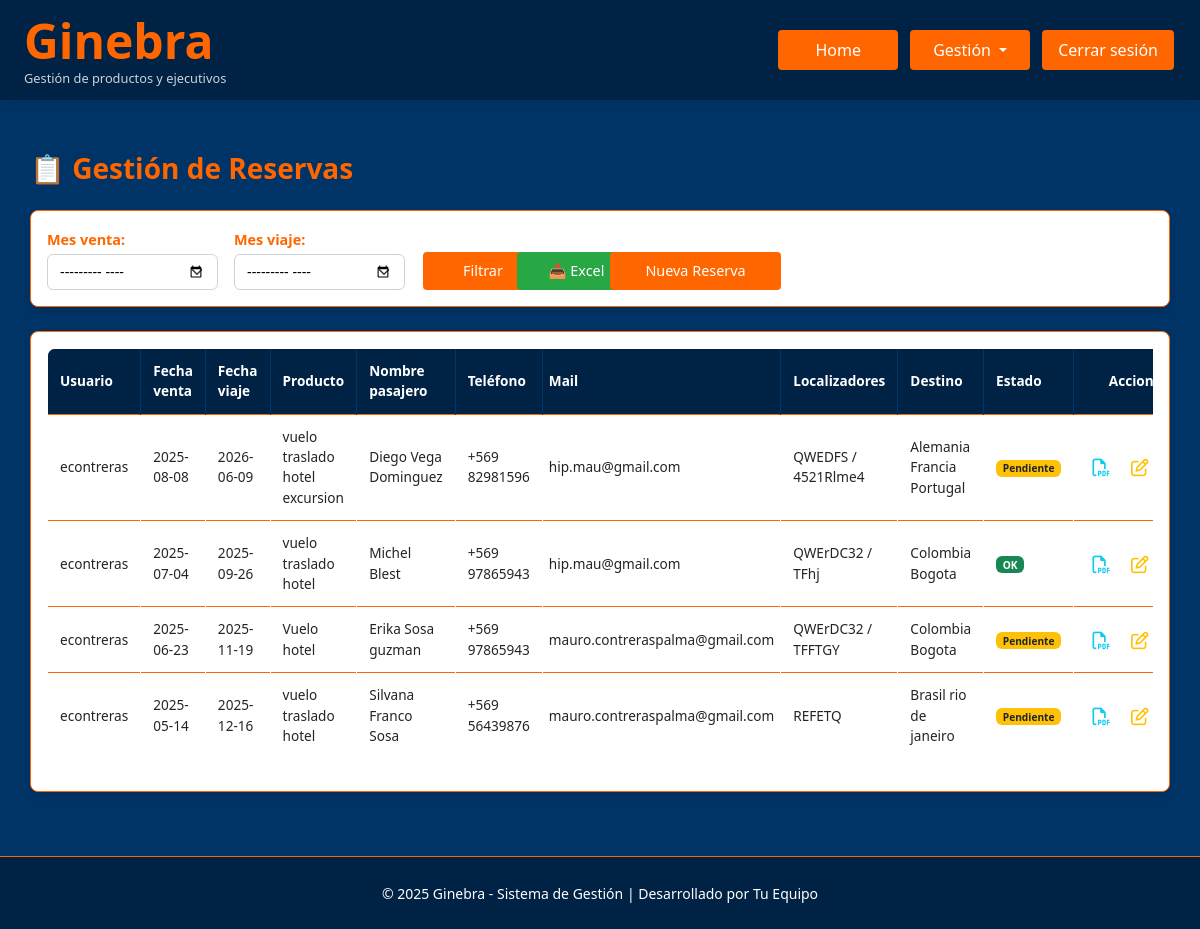
The page /admin/reservas (signed in) on the database its author committed.
### Ginebra.py (models this page shows, shortened)
class Reserva(db.Model):
    id = db.Column(db.Integer, primary_key=True)
    usuario_id = db.Column(db.Integer, db.ForeignKey('usuario.id'), nullable=False)
    fecha_viaje = db.Column(db.Date, nullable=True, index=True)
    fecha_fin_viaje = db.Column(db.Date, nullable=True, index=True)
    fecha_venta = db.Column(db.Date, nullable=True, index=True)
    producto = db.Column(db.String(100), index=True)
    modalidad_pago = db.Column(db.String(100), index=True)
    nombre_pasajero = db.Column(db.String(100), index=True)
    telefono_pasajero = db.Column(db.String(100), index=True)
    mail_pasajero = db.Column(db.String(100), index=True)
    precio_venta_total = db.Column(db.Numeric(12,2), default=Decimal('0.00'), index=True)
    precio_venta_neto = db.Column(db.Numeric(12,2), default=Decimal('0.00'), index=True)
    hotel_neto = db.Column(db.Numeric(12,2), default=Decimal('0.00'), index=True)
    vuelo_neto = db.Column(db.Numeric(12,2), default=Decimal('0.00'), index=True)
    traslado_neto = db.Column(db.Numeric(12,2), default=Decimal('0.00'), index=True)
    seguro_neto = db.Column(db.Numeric(12,2), default=Decimal('0.00'), index=True)
    circuito_neto = db.Column(db.Numeric(12,2), default=Decimal('0.00'), index=True)
    crucero_neto = db.Column(db.Numeric(12,2), default=Decimal('0.00'), index=True)
    excursion_neto = db.Column(db.Numeric(12,2), default=Decimal('0.00'), index=True)
    paquete_neto = db.Column(db.Numeric(12,2), default=Decimal('0.00'), index=True)
    ganancia_total =  db.Column(db.Numeric(12,2), default=Decimal('0.00'), index=True)
    comision_ejecutivo = db.Column(db.Numeric(12,2), default=Decimal('0.00'), index=True)
    comision_agencia = db.Column(db.Numeric(12,2), default=Decimal('0.00'), index=True)
    bonos = db.Column(db.Numeric(12,2), default=Decimal('0.00'), index=True)
    localizadores = db.Column(db.Text, nullable=True)
    nombre_ejecutivo = db.Column(db.String(100), index=True)
    correo_ejecutivo = db.Column(db.String(100), index=True)
    destino = db.Column(db.String(100))
    comentarios = db.Column(db.Text, nullable=True)
    comprobante_venta = db.Column(db.String(200))
    comprobante_pdf = db.Column(db.LargeBinary)
    estado_pago = db.Column(db.Enum(*ESTADO_PAGO_OPTIONS, name='estado_pago_reserva'), default='No Pagado')
    venta_cobrada = db.Column(db.Enum(*VENTA_COBRADA_OPTIONS, name='venta_cobrada_options'), default='No Cobrada')
    venta_emitida = db.Column(db.Enum(*VENTA_EMITIDA_OPTIONS, name='venta_emitida_options'), default='No Emitida')
    opinion = db.Column(db.Enum(*OPINION_OPTIONS, name='estado_opinion_viaje'), default='no')
    postventa = db.Column(db.Enum(*POSTVENTA_OPTIONS, name='estado_postventa_viaje'), default='no')
    estado_postventa = db.Column(db.Enum(*ESTADO_POSTVENTA_OPTIONS, name='estado_postventa_viaje'), default='not ok')
    experiencia = db.Column(db.Text, nullable=True)
    seguimiento = db.Column(db.Text, nullable=True)
    usuario = db.relationship('Usuario', backref=db.backref('reservas', lazy=True))
    empresa_id = db.Column(db.Integer, db.ForeignKey('empresa.id'), nullable=True)
    empresa = db.relationship('Empresa', backref=db.backref('reservas', lazy=True))

class Usuario(UserMixin, db.Model):
    id = db.Column(db.Integer, primary_key=True)
    username = db.Column(db.String(150), unique=True, nullable=False, index=True)
    password_hash = db.Column(db.String(256), nullable=False)
    nombre = db.Column(db.String(150), index=True)
    apellidos = db.Column(db.String(150), index=True)
    rut = db.Column(db.String(12), unique=True, nullable=True, index=True)
    fecha_nacimiento = db.Column(db.Date, index=True)
    fecha_ingreso = db.Column(db.Date, index=True)
    telefono = db.Column(db.String(20), index=True)
    correo_personal = db.Column(db.String(150), index=True)
    correo = db.Column(db.String(150), unique=True, nullable=False, index=True)
    direccion = db.Column(db.String(250), index=True)
    comision = db.Column(db.Numeric(12,2), default=Decimal('0'), index=True)
    sueldo = db.Column(db.Numeric(12,2), default=Decimal('0'), index=True)
    banco = db.Column(db.String(100), index=True)
    cuenta_bancaria = db.Column(db.String(100), index=True)
    estado = db.Column(db.Enum(*ESTADO_OPTIONS, name='estado_usuario'), default='Activo')
    rol = db.Column(db.Enum(*ROLES, name='roles'), nullable=False)
    empresa_id = db.Column(db.Integer, db.ForeignKey('empresa.id'), nullable=True)
    empresa = db.relationship('Empresa', backref=db.backref('usuarios', lazy=True))
    @property
    def password(self):
        """No permite leer la contraseña directamente."""
        raise AttributeError('No se puede leer la contraseña')

### Ginebra.py (the view)
@app.route('/admin/reservas')
@login_required
@rol_required('admin', 'master', 'controling', 'ejecutivo', 'analista')
@empresa_tiene_gestion_required
def admin_reservas():
    empresa_param = request.args.get('empresa_id', '')
    usuario_param = request.args.get('usuario_id', '')
    fecha_venta_param = request.args.get('fecha_venta', '')
    fecha_viaje_param = request.args.get('fecha_viaje', '')
    page = request.args.get('page', 1, type=int)
    per_page = 10
    query = Reserva.query.join(Usuario)
    if current_user.rol in ['ejecutivo', 'analista']:
        query = query.filter(Reserva.usuario_id == current_user.id)
    elif current_user.rol == 'controling':
        query = query.filter(Usuario.empresa_id == current_user.empresa_id)
    selected_empresa_id = empresa_param
    if empresa_param and current_user.rol in ['master', 'admin']:
        query = query.filter(Usuario.empresa_id == int(empresa_param))
    selected_usuario_id = usuario_param
    if usuario_param and current_user.rol in ['master', 'admin', 'controling']:
        query = query.filter(Reserva.usuario_id == int(usuario_param))
    selected_fecha_venta = fecha_venta_param
    if fecha_venta_param:
        year, month = map(int, fecha_venta_param.split('-'))
        query = query.filter(db.extract('year', Reserva.fecha_venta) == year,
                             db.extract('month', Reserva.fecha_venta) == month)
    selected_fecha_viaje = fecha_viaje_param
    if fecha_viaje_param:
        year, month = map(int, fecha_viaje_param.split('-'))
        query = query.filter(db.extract('year', Reserva.fecha_viaje) == year,
                             db.extract('month', Reserva.fecha_viaje) == month)
    empresas = []
    usuarios = []
    if current_user.rol in ['master', 'admin']:
        empresas = Empresa.query.all()
        usuarios = Usuario.query.order_by(Usuario.nombre, Usuario.apellidos).all()
    elif current_user.rol == 'controling':
        usuarios = Usuario.query.filter(Usuario.empresa_id == current_user.empresa_id).order_by(Usuario.nombre, Usuario.apellidos).all()
    reservas = query.order_by(Reserva.fecha_venta.desc()).paginate(
        page=page, per_page=per_page, error_out=False
    )
    return render_template('admin_reservas.html',
                         reservas=reservas,
                         empresas=empresas,
                         usuarios=usuarios,
                         selected_empresa_id=selected_empresa_id,
                         selected_usuario_id=selected_usuario_id,
                         selected_fecha_venta=selected_fecha_venta,
                         selected_fecha_viaje=selected_fecha_viaje)

### Ginebra.py (called while the page is built)
@login_manager.user_loader
def load_user(user_id):
    return Usuario.query.get(int(user_id))

@app.context_processor
def inject_global_functions():
    return dict(ruta_inicio_por_rol=ruta_inicio_por_rol)

def rol_required(*roles):
    def decorator(f):
        @wraps(f)
        def wrapped(*args, **kwargs):
            if current_user.rol not in roles:
                flash('Acceso denegado.', 'danger')
                return redirect(url_for('dashboard'))
            return f(*args, **kwargs)
        return wrapped
    return decorator

def empresa_tiene_gestion_required(f):
    @wraps(f)
    def decorated_function(*args, **kwargs):
        if current_user.rol not in ('admin', 'master'):
            empresa = current_user.empresa
            if not empresa or empresa.tiene_gestion != 'si':
                flash('Tu empresa no tiene gestión habilitada. No puedes acceder a reservas.', 'danger')
                return redirect(url_for('dashboard'))
        return f(*args, **kwargs)
    return decorated_function

def ruta_inicio_por_rol(usuario):
    if usuario.rol in ('master', 'admin'):
        return 'admin_panel'
    elif usuario.rol == 'controling':
        return 'controling_panel'
    elif usuario.rol == 'analista':
        return 'analista_panel'
    elif usuario.rol == 'ejecutivo':
        return 'ejecutivo_panel'
    else:
        return 'login'

### templates/admin_reservas.html (shortened to what this page needs)
{% extends "base.html" %}
{% block extra_css %}
<link rel="stylesheet" href="{{ url_for('static', filename='contabilidad_empresas.css') }}">
{% endblock %}
{% block content %}
<div class="container" style="margin-top: 120px;">
  <div class="d-flex justify-content-between align-items-center mb-4">
    <h3 class="mb-0">📋 Gestión de Reservas</h3>
  </div>
  <div class="card mb-4">
    <div class="card-body">
      <form method="GET" class="row g-3 align-items-end">
        <div class="col-md-2">
          <label for="fecha_venta" class="form-label">Mes venta:</label>
          <input type="month" class="form-select" id="fecha_venta" name="fecha_venta"
                 value="{{ selected_fecha_venta or '' }}">
        </div>
        <div class="col-md-2">
          <label for="fecha_viaje" class="form-label">Mes viaje:</label>
          <input type="month" class="form-select" id="fecha_viaje" name="fecha_viaje"
                 value="{{ selected_fecha_viaje or '' }}">
        </div>
        <div class="col-md-1">
          <button type="submit" class="btn btn-primary">Filtrar</button>
        </div>
        <div class="col-md-1">
          <a href="{{ url_for('exportar_reservas_admin', empresa_id=selected_empresa_id, usuario_id=selected_usuario_id, fecha_venta=selected_fecha_venta, fecha_viaje=selected_fecha_viaje) }}" class="btn btn-success w-100">📤 Excel</a>
        </div>
        <div class="col-md-2">
          <a href="{{ url_for('gestionar_reservas') }}" class="btn btn-custom w-100">Nueva Reserva</a>
        </div>
      </form>
    </div>
  </div>
  <div class="card">
    <div class="card-body">
      {% if reservas.items %}
      <div class="table-responsive">
        <table class="table table-bordered table-hover text-white align-middle w-100 tabla-reservas-peq">
          <thead>
            <tr>
              <th>Usuario</th>
              <th>Fecha venta</th>
              <th>Fecha viaje</th>
              <th>Producto</th>
              <th>Nombre pasajero</th>
              <th>Teléfono</th>
              <th class="mail-col">Mail</th>
              <th>Localizadores</th>
              <th>Destino</th>
              <th>Estado</th>
              <th class="text-center">Acciones</th>
            </tr>
          </thead>
          <tbody>
            {% for reserva in reservas.items %}
            <tr>
              <td>{{ reserva.usuario.username if reserva.usuario else 'Sin usuario' }}</td>
              <td>{{ reserva.fecha_venta.strftime('%Y-%m-%d') if reserva.fecha_venta else '-' }}</td>
              <td>{{ reserva.fecha_viaje.strftime('%Y-%m-%d') if reserva.fecha_viaje else '-' }}</td>
              <td>{{ reserva.producto or '-' }}</td>
              <td>{{ reserva.nombre_pasajero or '-' }}</td>
              <td>{{ reserva.telefono_pasajero or '-' }}</td>
              <td class="mail-col">{{ reserva.mail_pasajero or '-' }}</td>
              <td>{{ reserva.localizadores or '-' }}</td>
              <td>{{ reserva.destino or '-' }}</td>
              <td>
                {% if reserva.estado_pago == 'Pagado' and reserva.venta_cobrada == 'Cobrada' and reserva.venta_emitida == 'Emitida' %}
                  <span class="badge bg-success">OK</span>
                {% else %}
                  <span class="badge bg-warning text-dark">Pendiente</span>
                {% endif %}
              </td>
              <td class="text-center">
                <div class="d-inline-flex gap-2">
                  {% if reserva.comprobante_venta %}
                    <a href="{{ url_for('descargar_comprobante', reserva_id=reserva.id) }}" target="_blank" title="Ver PDF" class="icon-action text-info">
                      <i class="fa-regular fa-file-pdf"></i>
                    </a>
                  {% endif %}
                  {% if current_user.rol in ['admin', 'master'] or reserva.usuario_id == current_user.id %}
                    <a href="{{ url_for('gestionar_reservas', editar=reserva.id) }}" class="icon-action text-warning" title="Editar">
                      <i class="fa-regular fa-pen-to-square"></i>
                    </a>
                  {% endif %}
                </div>
              </td>
            </tr>
            {% endfor %}
          </tbody>
        </table>
      </div>
      {% else %}
      <div class="text-center py-5">
        <p class="mb-0">No hay reservas que coincidan con los filtros seleccionados.</p>
        <a href="{{ url_for('gestionar_reservas') }}" class="btn btn-custom mt-3">Crear primera reserva</a>
      </div>
      {% endif %}
    </div>
  </div>
</div>
{% endblock %}

### statics/base.css (style rules this page uses)
:root { --primary-bg-color: #003366; --secondary-bg-color: #002244; --accent-color: #ff6600; --text-color: #fff; --hover-color: #ffffff; --light-hover-color: #ffcc99; --success-color: #28a745; --warning-color: #ffc107; --danger-color: #dc3545; --info-color: #17a2b8; }
body { background-color: var(--primary-bg-color); color: var(--text-color); font-family: "Segoe UI", Tahoma, Geneva, Verdana, sans-serif; margin: 0; padding: 0; min-height: 100vh; }
a { color: var(--text-color); text-decoration: none; }
form { display: inline; }
.btn, .btn-custom, .dropdown-toggle, .btn-login { background-color: var(--accent-color) !important; color: var(--text-color) !important; border: none !important; padding: 8px 16px; border-radius: 4px; font-weight: 500; text-align: center; transition: background-color 0.3s ease; text-decoration: none; min-width: 120px; margin: 0 2px; }
.btn-success { background-color: var(--success-color) !important; }
.container { max-width: 1200px; margin: 0 auto; padding: 0 15px; }
h1, h2, h3, h4, h5, h6 { color: var(--accent-color); font-weight: 600; }
h3, h4 { margin-bottom: 1.5rem; }
.table { background-color: white; border: 1px solid var(--accent-color); color: #000; border-radius: 8px; overflow: hidden; }
.table thead { background-color: var(--secondary-bg-color); }
.table thead th { color: var(--text-color); border-color: var(--primary-bg-color); font-weight: 600; }
.table th, .table td { vertical-align: middle; border-color: #dee2e6; padding: 12px; }
.table td.text-center { white-space: nowrap; }
.form-control, .form-select { background-color: white; border: 1px solid #ced4da; color: #000; }
.form-label { color: var(--text-color); font-weight: 500; margin-bottom: 0.5rem; }
.card { background-color: white; border: 1px solid var(--accent-color); border-radius: 8px; box-shadow: 0 4px 6px rgba(0, 0, 0, 0.1); }
.icon-action { background: none; border: none; padding: 0.2rem 0.4rem; font-size: 1.1rem; cursor: pointer; transition: color 0.2s; vertical-align: middle; }

### statics/contabilidad_empresas.css (style rules this page uses)
.table { background-color: rgba(255, 255, 255, 0.05); }
.table th { background-color: var(--secondary-bg-color); border-color: var(--accent-color); font-weight: 600; }
.table td { border-color: rgba(255, 255, 255, 0.1); vertical-align: middle; }
.btn-success { background-color: #28a745; border-color: #28a745; }
.card.mb-4 { min-height: auto; }
.card.mb-4 .card-body { padding: 1rem; }
.card.mb-4 .form-label { margin-bottom: 0.25rem; font-size: 0.9rem; }
.card.mb-4 .form-select { padding: 0.375rem 0.75rem; font-size: 0.9rem; }
.card .btn { min-height: 38px; width: 100%; display: flex; align-items: center; justify-content: center; line-height: 1.2; font-weight: 400; padding: 0.375rem 0.75rem; font-size: 0.9rem; }
.container { margin-top: 0px !important; }
h3 { color: var(--accent-color); font-weight: 600; }
.form-label { font-weight: 600; color: var(--accent-color); }

### templates/admin_reservas.html (style rules this page uses)
.tabla-reservas-peq { font-size: 0.85rem; }
.tabla-reservas-peq td.mail-col, .tabla-reservas-peq th.mail-col { padding-left: 0.375rem !important; padding-right: 0.375rem !important; }

### rows shown on the page
Reserva: usuario "econtreras", fecha_venta "2025-08-08", fecha_viaje "2026-06-09", producto "vuelo traslado hotel excursion", nombre_pasajero "Diego Vega Dominguez", telefono_pasajero "+569 82981596", mail_pasajero "hip.mau@gmail.com", localizadores "QWEDFS / 4521Rlme4", destino "Alemania Francia Portugal", estado_pago "Pendiente"
Reserva: usuario "econtreras", fecha_venta "2025-07-04", fecha_viaje "2025-09-26", producto "vuelo traslado hotel", nombre_pasajero "Michel Blest", telefono_pasajero "+569 97865943", mail_pasajero "hip.mau@gmail.com", localizadores "QWErDC32 / TFhj", destino "Colombia Bogota", estado_pago "OK"
Reserva: usuario "econtreras", fecha_venta "2025-06-23", fecha_viaje "2025-11-19", producto "Vuelo hotel", nombre_pasajero "Erika Sosa guzman", telefono_pasajero "+569 97865943", mail_pasajero "mauro.contreraspalma@gmail.com", localizadores "QWErDC32 / TFFTGY", destino "Colombia Bogota", estado_pago "Pendiente"
Reserva: usuario "econtreras", fecha_venta "2025-05-14", fecha_viaje "2025-12-16", producto "vuelo traslado hotel", nombre_pasajero "Silvana Franco Sosa", telefono_pasajero "+569 56439876", mail_pasajero "mauro.contreraspalma@gmail.com", localizadores "REFETQ", destino "Brasil rio de janeiro", estado_pago "Pendiente"
